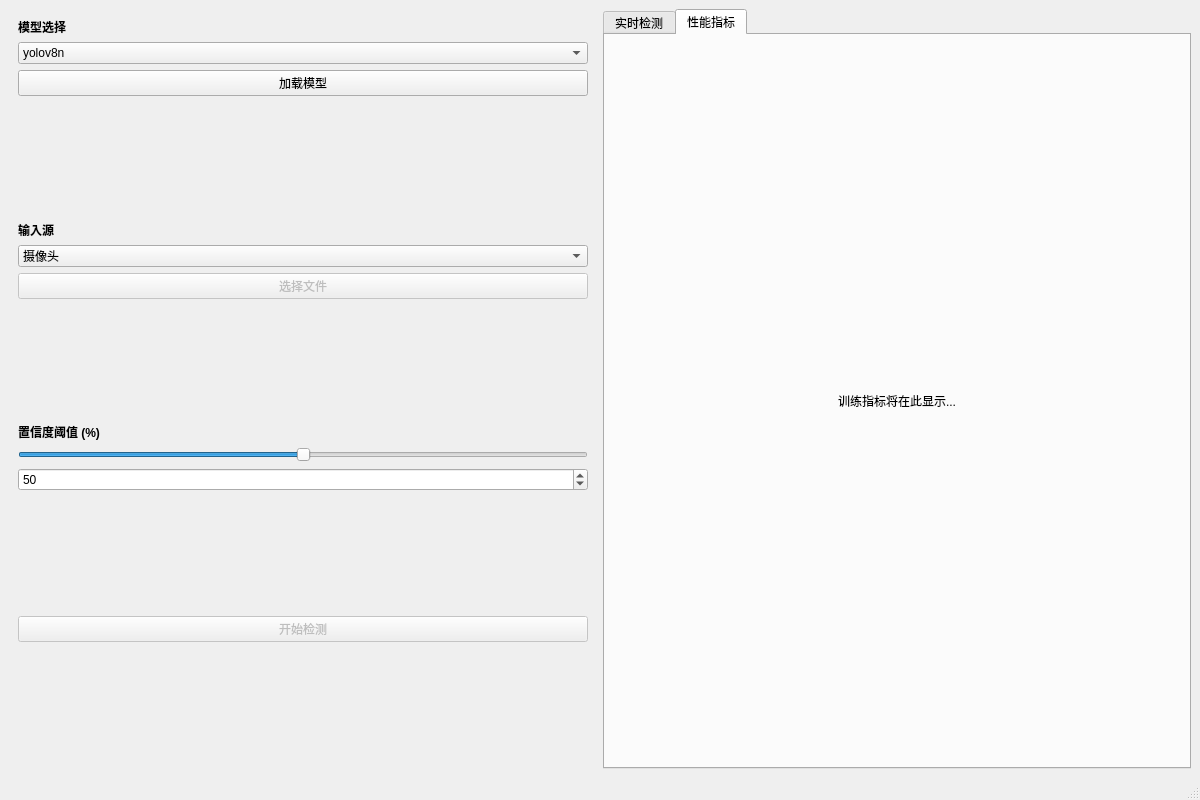
<?xml version="1.0" encoding="UTF-8"?>
<ui version="4.0">
 <class>MainWindow</class>
 <widget class="QMainWindow" name="MainWindow">
  <property name="geometry">
   <rect>
    <x>0</x>
    <y>0</y>
    <width>1200</width>
    <height>800</height>
   </rect>
  </property>
  <property name="windowTitle">
   <string>YOLOv8 目标检测系统</string>
  </property>
  <widget class="QWidget" name="centralwidget">
   <layout class="QHBoxLayout" name="horizontalLayout">
    <item>
     <widget class="QWidget" name="controlPanel" native="true">
      <property name="minimumSize">
       <size>
        <width>250</width>
        <height>0</height>
       </size>
      </property>
      <layout class="QVBoxLayout" name="verticalLayout">
       <item>
        <widget class="QLabel" name="label">
         <property name="text">
          <string>&lt;b&gt;模型选择&lt;/b&gt;</string>
         </property>
        </widget>
       </item>
       <item>
        <widget class="QComboBox" name="modelCombo">
         <item>
          <property name="text">
           <string>yolov8n</string>
          </property>
         </item>
         <item>
          <property name="text">
           <string>yolov8s</string>
          </property>
         </item>
         <item>
          <property name="text">
           <string>yolov8m</string>
          </property>
         </item>
         <item>
          <property name="text">
           <string>yolov8l</string>
          </property>
         </item>
         <item>
          <property name="text">
           <string>yolov8x</string>
          </property>
         </item>
        </widget>
       </item>
       <item>
        <widget class="QPushButton" name="loadModelBtn">
         <property name="text">
          <string>加载模型</string>
         </property>
        </widget>
       </item>
       <item>
        <spacer name="verticalSpacer">
         <property name="orientation">
          <enum>Qt::Vertical</enum>
         </property>
         <property name="sizeHint" stdset="0">
          <size>
           <width>20</width>
           <height>20</height>
          </size>
         </property>
        </spacer>
       </item>
       <item>
        <widget class="QLabel" name="label_2">
         <property name="text">
          <string>&lt;b&gt;输入源&lt;/b&gt;</string>
         </property>
        </widget>
       </item>
       <item>
        <widget class="QComboBox" name="inputCombo">
         <item>
          <property name="text">
           <string>摄像头</string>
          </property>
         </item>
         <item>
          <property name="text">
           <string>图片</string>
          </property>
         </item>
         <item>
          <property name="text">
           <string>视频</string>
          </property>
         </item>
        </widget>
       </item>
       <item>
        <widget class="QPushButton" name="fileBtn">
         <property name="enabled">
          <bool>false</bool>
         </property>
         <property name="text">
          <string>选择文件</string>
         </property>
        </widget>
       </item>
       <item>
        <spacer name="verticalSpacer_2">
         <property name="orientation">
          <enum>Qt::Vertical</enum>
         </property>
         <property name="sizeHint" stdset="0">
          <size>
           <width>20</width>
           <height>20</height>
          </size>
         </property>
        </spacer>
       </item>
       <item>
        <widget class="QLabel" name="label_3">
         <property name="text">
          <string>&lt;b&gt;置信度阈值 (%)&lt;/b&gt;</string>
         </property>
        </widget>
       </item>
       <item>
        <widget class="QSlider" name="confSlider">
         <property name="minimum">
          <number>1</number>
         </property>
         <property name="maximum">
          <number>99</number>
         </property>
         <property name="value">
          <number>50</number>
         </property>
         <property name="orientation">
          <enum>Qt::Horizontal</enum>
         </property>
        </widget>
       </item>
       <item>
        <widget class="QSpinBox" name="confSpin">
         <property name="minimum">
          <number>1</number>
         </property>
         <property name="maximum">
          <number>99</number>
         </property>
         <property name="value">
          <number>50</number>
         </property>
        </widget>
       </item>
       <item>
        <spacer name="verticalSpacer_3">
         <property name="orientation">
          <enum>Qt::Vertical</enum>
         </property>
         <property name="sizeHint" stdset="0">
          <size>
           <width>20</width>
           <height>20</height>
          </size>
         </property>
        </spacer>
       </item>
       <item>
        <widget class="QPushButton" name="detectBtn">
         <property name="enabled">
          <bool>false</bool>
         </property>
         <property name="text">
          <string>开始检测</string>
         </property>
        </widget>
       </item>
       <item>
        <spacer name="verticalSpacer_4">
         <property name="orientation">
          <enum>Qt::Vertical</enum>
         </property>
         <property name="sizeHint" stdset="0">
          <size>
           <width>20</width>
           <height>40</height>
          </size>
         </property>
        </spacer>
       </item>
      </layout>
     </widget>
    </item>
    <item>
     <widget class="QTabWidget" name="tabWidget">
      <property name="currentIndex">
       <number>1</number>
      </property>
      <widget class="QWidget" name="videoTab">
       <attribute name="title">
        <string>实时检测</string>
       </attribute>
       <layout class="QVBoxLayout" name="verticalLayout_2">
        <item>
         <widget class="QLabel" name="videoLabel">
          <property name="styleSheet">
           <string notr="true">background-color: black;</string>
          </property>
          <property name="text">
           <string>等待视频输入...</string>
          </property>
          <property name="alignment">
           <set>Qt::AlignCenter</set>
          </property>
         </widget>
        </item>
       </layout>
      </widget>
      <widget class="QWidget" name="metricsTab">
       <attribute name="title">
        <string>性能指标</string>
       </attribute>
       <layout class="QVBoxLayout" name="verticalLayout_3">
        <item>
         <widget class="QLabel" name="metricsLabel">
          <property name="text">
           <string>训练指标将在此显示...</string>
          </property>
          <property name="alignment">
           <set>Qt::AlignCenter</set>
          </property>
         </widget>
        </item>
       </layout>
      </widget>
     </widget>
    </item>
   </layout>
  </widget>
  <widget class="QStatusBar" name="statusbar"/>
 </widget>
 <resources/>
 <connections/>
</ui>
